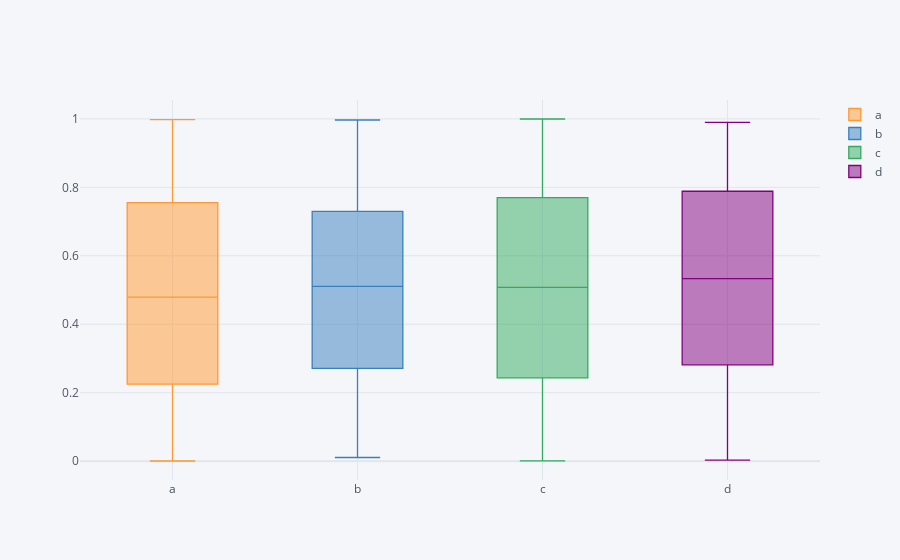

Notebook code cell kept with this figure:
### Markdown cell above
#### box plot

### Code cell
df1.iplot(kind='box')

### Figure 1 — Plotly figure (JSON) as saved in the notebook; plotly's stock layout.template omitted (floating-point values rounded to 4 significant figures; data arrays with more than 128 entries replaced by an {"elided": "..."} marker saying what was removed)
{"data": [{"boxpoints": false, "line": {"width": 1.3}, "marker": {"color": "rgba(255, 153, 51, 1.0)"}, "name": "a", "orientation": "v", "type": "box", "y": {"elided": "500 float values"}}, {"boxpoints": false, "line": {"width": 1.3}, "marker": {"color": "rgba(55, 128, 191, 1.0)"}, "name": "b", "orientation": "v", "type": "box", "y": {"elided": "500 float values"}}, {"boxpoints": false, "line": {"width": 1.3}, "marker": {"color": "rgba(50, 171, 96, 1.0)"}, "name": "c", "orientation": "v", "type": "box", "y": {"elided": "500 float values"}}, {"boxpoints": false, "line": {"width": 1.3}, "marker": {"color": "rgba(128, 0, 128, 1.0)"}, "name": "d", "orientation": "v", "type": "box", "y": {"elided": "500 float values"}}], "layout": {"legend": {"bgcolor": "#F5F6F9", "font": {"color": "#4D5663"}}, "paper_bgcolor": "#F5F6F9", "plot_bgcolor": "#F5F6F9", "title": {"font": {"color": "#4D5663"}}, "xaxis": {"gridcolor": "#E1E5ED", "showgrid": true, "tickfont": {"color": "#4D5663"}, "title": {"font": {"color": "#4D5663"}, "text": ""}, "zerolinecolor": "#E1E5ED"}, "yaxis": {"gridcolor": "#E1E5ED", "showgrid": true, "tickfont": {"color": "#4D5663"}, "title": {"font": {"color": "#4D5663"}, "text": ""}, "zerolinecolor": "#E1E5ED"}}}
